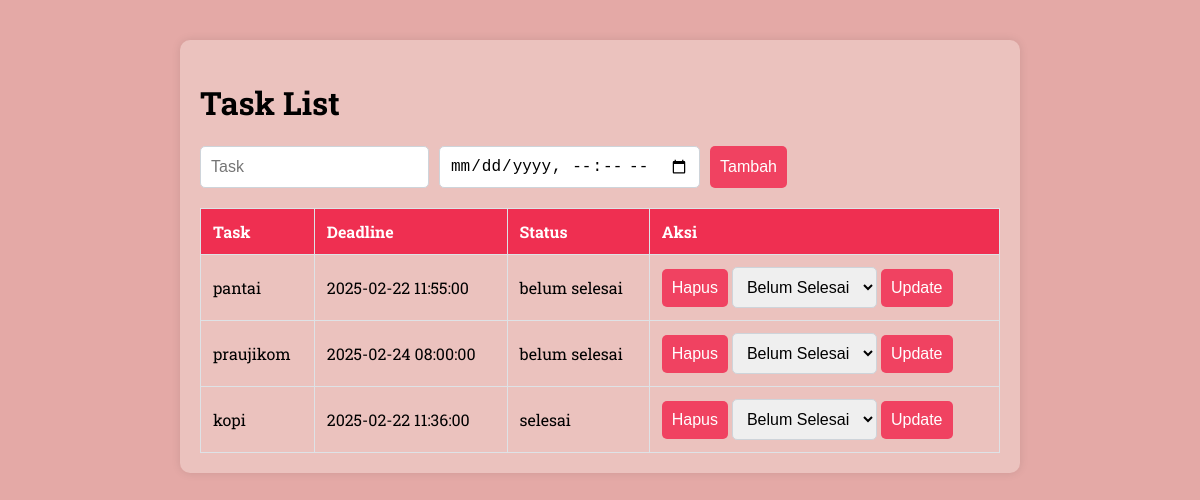
The app's page /viwes/todo.php, older data.
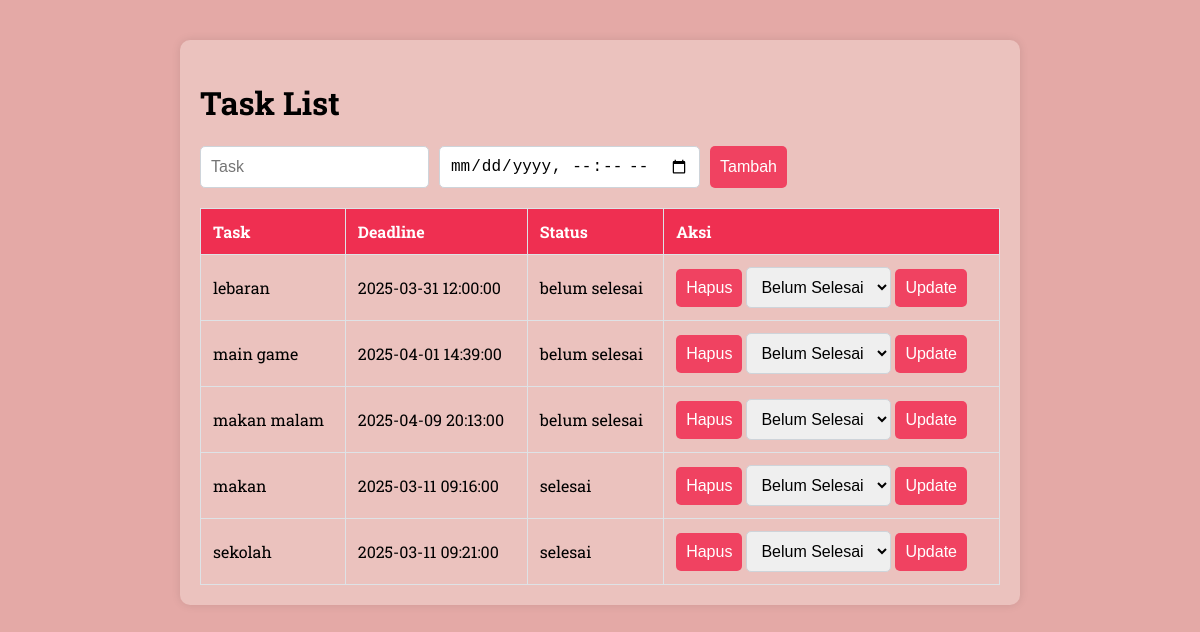
The same page, newer data.
### tables this page shows
CREATE TABLE `tb_task` (
  `id` int(11) NOT NULL,
  `task` varchar(50) NOT NULL,
  `deadline` datetime NOT NULL,
  `status` enum('selesai','belum selesai','','') NOT NULL
);

### controllers/c_koneksi.php (called while the page is built, shortened)
<?php
class Database {
        private $host = 'sql310.infinityfree.com';
        private $username = 'if0_38647834';
        private $password = 'mqU51fk9LDuy5W';
        private $database = 'if0_38647834_user';
        private $conn;
        public function __construct() {
            $this->conn = mysqli_connect($this->host, $this->username, $this->password, $this->database);
        }
        public function query($sql) {
            return mysqli_query($this->conn, $sql);
        }
    }

### controllers/c_todo.php (called while the page is built, shortened)
<?php
include_once '../models/m_todo.php';
include_once '../controllers/c_koneksi.php';
$db = new Database();
$taskManager = new Task($db);
$tasks = $taskManager->getAllTasks();

### models/m_todo.php (called while the page is built, shortened)
<?php
include_once '../controllers/c_koneksi.php';
class Task {
    private $db;
    public function __construct($db) {
        $this->db = $db;
    }
    public function getAllTasks() {
        $result = $this->db->query("SELECT * FROM tb_task ORDER BY CASE WHEN status = 'belum selesai' THEN 0 ELSE 1 END, deadline ASC");
        $tasks = [];
        while ($row = mysqli_fetch_assoc($result)) {
            $tasks[] = $row;
        }
        return $tasks;
    }
}

### viwes/todo.php (the view, shortened to what this page needs)
<?php
include_once '../models/m_todo.php';
include_once '../controllers/c_todo.php';
?>
<!DOCTYPE html>
<html>
<head>
</head>
<body>
    <div class="container">
        <h1>Task List</h1>
        <form method="POST" class="form-group">
            <input type="text" name="task" placeholder="Task" required>
            <input type="datetime-local" name="deadline" required>
            <button type="submit">Tambah</button>
        </form>
        <table>
            <tr>
                <th>Task</th>
                <th>Deadline</th>
                <th>Status</th>
                <th>Aksi</th>
            </tr>
            <?php foreach ($tasks as $t) : ?>
                <tr>
                    <td><?= htmlspecialchars($t['task']) ?></td>
                    <td><?= $t['deadline'] ?></td>
                    <td><?= $t['status'] ?></td>
                    <td>
                        <form method="POST" style="display:inline;">
                            <button type="submit">Hapus</button>
                        </form>
                        <form method="POST" style="display:inline;">
                            <select name="new_status">
                                <option value="belum selesai">Belum Selesai</option>
                            </select>
                            <button type="submit">Update</button>
                        </form>
                    </td>
                </tr>
            <?php endforeach; ?>
        </table>
    </div>
</body>
</html>

### viwes/todo.php (style rules this page uses)
body { font-family: "Roboto Slab", serif;; background-color: #e4a9a6; margin: 20px; padding: 20px; }
.container { max-width: 800px; margin: auto; background: #ebc2be; padding: 20px; border-radius: 10px; box-shadow: 0px 0px 10px rgba(0, 0, 0, 0.1); }
table { width: 100%; border-collapse: collapse; margin-top: 20px; }
th, td { border: 1px solid #dee2e6; padding: 12px; text-align: left; }
th { background-color: #ef2f51; color: white; }
.form-group { display: flex; gap: 10px; margin-bottom: 15px; }
input, select, button { padding: 10px; border: 1px solid #ced4da; border-radius: 5px; font-size: 16px; }
button { background-color: #f04261; color: white; cursor: pointer; border: none; }

Row changes from the older to the newer data that the page shows:
removed tb_task: task "pantai", deadline "2025-02-22 11:55:00", status "belum selesai"
removed tb_task: task "praujikom", deadline "2025-02-24 08:00:00", status "belum selesai"
removed tb_task: task "kopi", deadline "2025-02-22 11:36:00", status "selesai"
added tb_task: task "lebaran", deadline "2025-03-31 12:00:00", status "belum selesai"
added tb_task: task "main game", deadline "2025-04-01 14:39:00", status "belum selesai"
added tb_task: task "makan malam", deadline "2025-04-09 20:13:00", status "belum selesai"
added tb_task: task "makan", deadline "2025-03-11 09:16:00", status "selesai"
added tb_task: task "sekolah", deadline "2025-03-11 09:21:00", status "selesai"
